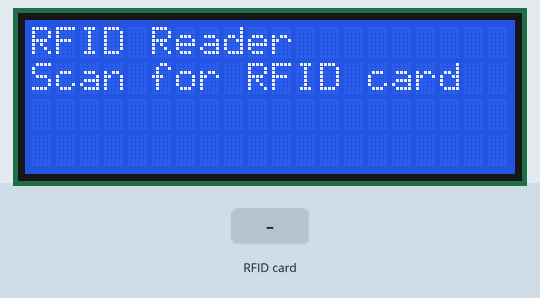
Recording of a sketch running on a simulated Arduino Uno, built with avr-gcc and run on an emulated ATmega328P. On the bench: 20×4 character LCD. The inputs (shaded band) are chosen by the test bench. What the sketch prints to the serial monitor is not drawn.

Above: at 1.4 s.
1.5 s: RFID card 61 2E 38 02 held to the reader
At 1.9 s:
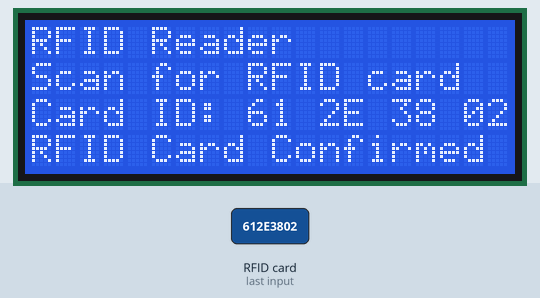
4.5 s: RFID card 5E 7A 19 C4 held to the reader
At 5.7 s:
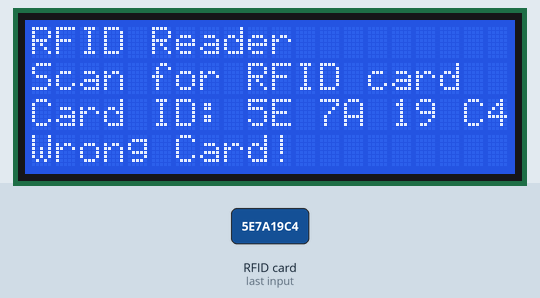
Timing chart, 0 to 7.5 s (numbered marks = the images above; inputs shaded):
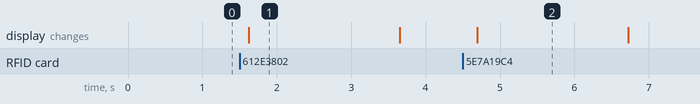

Measured:
- after the input at 1.5 s, the display: changes after 0.12 s (image 1)
- after the input at 4.5 s, the display: changes after 0.19 s (image 2)
- what the display in image 1 shows lasts 2.1 s, from 1.6 s to 3.7 s

The sketch:

rfidmega.ino
```cpp
#include <Wire.h>
#include <MFRC522_I2C.h>
#include <LiquidCrystal_I2C.h>

#define I2C_ADDR_RFID 0x28
#define RST_PIN -1
MFRC522_I2C mfrc522(I2C_ADDR_RFID, RST_PIN, &Wire);

LiquidCrystal_I2C lcd(0x27, 20, 4);

byte validUID[4] = {0x61, 0x2E, 0x38, 0x02};

void setup() {
  Serial.begin(9600);
  Wire.setClock(100000);
  Wire.begin();

  lcd.init();
  lcd.backlight();
  lcd.clear();
  lcd.setCursor(0, 0);
  lcd.print("RFID Reader");
  lcd.setCursor(0, 1);
  lcd.print("Scan for RFID card");

  mfrc522.PCD_Init();
  delay(100);

  byte v = mfrc522.PCD_ReadRegister(0x37);
  Serial.print("Firmware Version: 0x");
  Serial.println(v, HEX);
}

void loop() {
  if (!mfrc522.PICC_IsNewCardPresent()) {
    delay(300);
    return;
  }

  if (!mfrc522.PICC_ReadCardSerial()) {
    delay(300);
    return;
  }

  String uidStr = "";
  for (byte i = 0; i < mfrc522.uid.size; i++) {
    if (mfrc522.uid.uidByte[i] < 0x10) uidStr += "0";
    uidStr += String(mfrc522.uid.uidByte[i], HEX);
    if (i < mfrc522.uid.size - 1) uidStr += " ";
  }
  uidStr.toUpperCase();

  Serial.print("Card UID: ");
  Serial.println(uidStr);

  lcd.clear();
  lcd.setCursor(0, 0);
  lcd.print("RFID Reader");
  lcd.setCursor(0, 1);
  lcd.print("Scan for RFID card");
  lcd.setCursor(0, 2);
  lcd.print("Card ID: ");
  lcd.print(uidStr);

  bool isValid = true;
  for (byte i = 0; i < 4; i++) {
    if (mfrc522.uid.uidByte[i] != validUID[i]) {
      isValid = false;
      break;
    }
  }

  lcd.setCursor(0, 3);
  if (isValid) {
    Serial.println("RFID confirmed: Welcome to RFID project");
    lcd.print("RFID Card Confirmed");
  } else {
    Serial.println("Wrong card!");
    lcd.print("Wrong Card!");
  }

  mfrc522.PICC_HaltA();
  delay(2000);

  lcd.clear();
  lcd.setCursor(0, 0);
  lcd.print("RFID Reader");
  lcd.setCursor(0, 1);
  lcd.print("Scan for RFID card");
}
```
